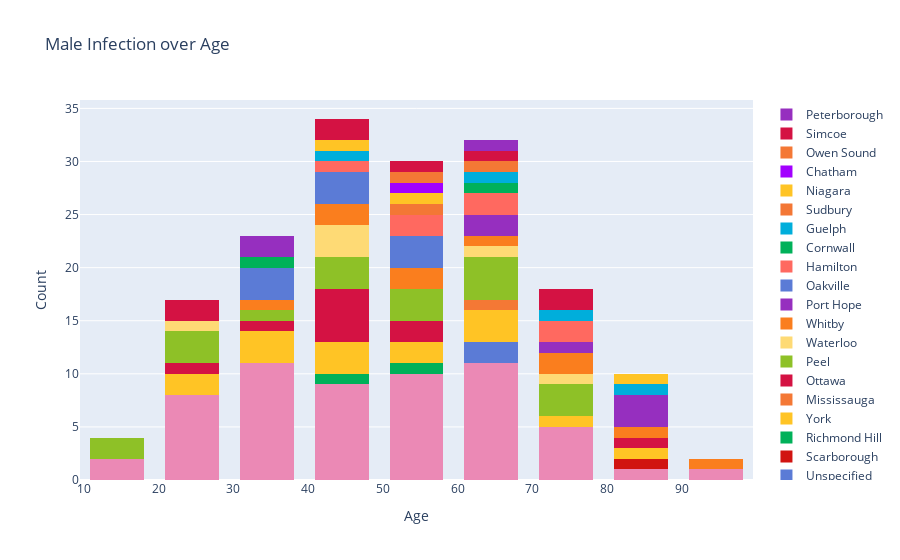

Notebook cell for this chart:
### Code cell
color = ['#EB89B5', '#5b7bd6','#ff6960', '#d11411', '#00b159', '#00aedb', '#f37735', '#ffc425',
          '#a200ff', '#f47835', '#d41243', '#8ec127', '#feda75', '#fa7e1e', '#962fbf']*2
fig = go.Figure()
for  m, c, co in zip(male, cities, color) : 
    fig.add_trace(go.Histogram(x=m, name = c, marker_color = co))

fig.update_layout(barmode='stack')

fig.update_layout(
    title_text='Male Infection over Age', # title of plot
    xaxis_title_text='Age ', # xaxis label
    yaxis_title_text='Count', # yaxis label
    bargap=0.2, # gap between bars of adjacent location coordinates
    bargroupgap=0.1 # gap between bars of the same location coordinates
)

fig.show()

### Figure 1 — Plotly figure (JSON) as saved in the notebook; plotly's stock layout.template omitted (floating-point values rounded to 4 significant figures)
{"data": [{"marker": {"color": "#EB89B5"}, "name": "Toronto", "type": "histogram", "x": [50, 60, 60, 50, 40, 20, 60, 60, 30, 50, 80, 30, 60, 20, 70, 40, 10, 30, 20, 60, 30, 20, 20, 40, 20, 40, 40, 70, 40, 60, 20, 50, 50, 60, 90, 20, 40, 30, 60, 30, 70, 50, 70, 60, 50, 50, 50, 30, 40, 30, 30, 60, 40, 30, 30, 10, 70, 50]}, {"marker": {"color": "#5b7bd6"}, "name": "Unspecified", "type": "histogram", "x": [60, 60]}, {"marker": {"color": "#ff6960"}, "name": "London", "type": "histogram", "x": []}, {"marker": {"color": "#d11411"}, "name": "Scarborough", "type": "histogram", "x": [80]}, {"marker": {"color": "#00b159"}, "name": "Richmond Hill", "type": "histogram", "x": [50, 40]}, {"marker": {"color": "#00aedb"}, "name": "Ajax", "type": "histogram", "x": []}, {"marker": {"color": "#f37735"}, "name": "Newmarket", "type": "histogram", "x": []}, {"marker": {"color": "#ffc425"}, "name": "York", "type": "histogram", "x": [50, 60, 30, 30, 50, 60, 30, 40, 80, 40, 70, 60, 20, 20, 40]}, {"marker": {"color": "#a200ff"}, "name": "Kitchener", "type": "histogram", "x": []}, {"marker": {"color": "#f47835"}, "name": "Mississauga", "type": "histogram", "x": [60]}, {"marker": {"color": "#d41243"}, "name": "Ottawa", "type": "histogram", "x": [20, 40, 30, 80, 40, 40, 40, 50, 40, 50]}, {"marker": {"color": "#8ec127"}, "name": "Peel", "type": "histogram", "x": [20, 50, 50, 40, 70, 20, 40, 60, 40, 70, 30, 60, 60, 20, 10, 70, 10, 60, 50]}, {"marker": {"color": "#feda75"}, "name": "Waterloo", "type": "histogram", "x": [40, 40, 70, 20, 40, 60]}, {"marker": {"color": "#fa7e1e"}, "name": "Whitby", "type": "histogram", "x": [50, 50, 60, 70, 80, 40, 70, 40, 90, 30]}, {"marker": {"color": "#962fbf"}, "name": "Port Hope", "type": "histogram", "x": [60, 80, 60, 70, 80, 80]}, {"marker": {"color": "#EB89B5"}, "name": "Stratford", "type": "histogram", "x": []}, {"marker": {"color": "#5b7bd6"}, "name": "Oakville", "type": "histogram", "x": [30, 40, 50, 50, 50, 40, 30, 30, 40]}, {"marker": {"color": "#ff6960"}, "name": "Hamilton", "type": "histogram", "x": [70, 50, 40, 50, 60, 70, 60]}, {"marker": {"color": "#d11411"}, "name": "Kenora", "type": "histogram", "x": []}, {"marker": {"color": "#00b159"}, "name": "Cornwall", "type": "histogram", "x": [30, 60]}, {"marker": {"color": "#00aedb"}, "name": "Guelph", "type": "histogram", "x": [40, 60, 80, 70]}, {"marker": {"color": "#f37735"}, "name": "Sudbury", "type": "histogram", "x": [50]}, {"marker": {"color": "#ffc425"}, "name": "Niagara", "type": "histogram", "x": [50, 80, 40]}, {"marker": {"color": "#a200ff"}, "name": "Chatham", "type": "histogram", "x": [50]}, {"marker": {"color": "#f47835"}, "name": "Owen Sound", "type": "histogram", "x": [60, 50]}, {"marker": {"color": "#d41243"}, "name": "Simcoe", "type": "histogram", "x": [60, 70, 70, 50, 20, 40, 40, 20]}, {"marker": {"color": "#8ec127"}, "name": "Brantford", "type": "histogram", "x": []}, {"marker": {"color": "#feda75"}, "name": "Sault Ste. Marie", "type": "histogram", "x": []}, {"marker": {"color": "#fa7e1e"}, "name": "pending", "type": "histogram", "x": []}, {"marker": {"color": "#962fbf"}, "name": "Peterborough", "type": "histogram", "x": [30, 30, 60]}], "layout": {"bargap": 0.2, "bargroupgap": 0.1, "barmode": "stack", "title": {"text": "Male Infection over Age"}, "xaxis": {"title": {"text": "Age "}}, "yaxis": {"title": {"text": "Count"}}}}
